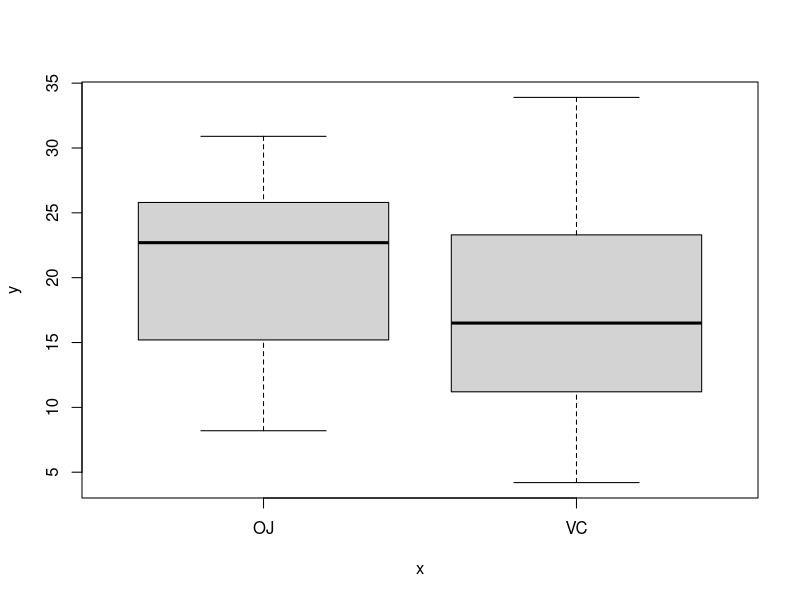
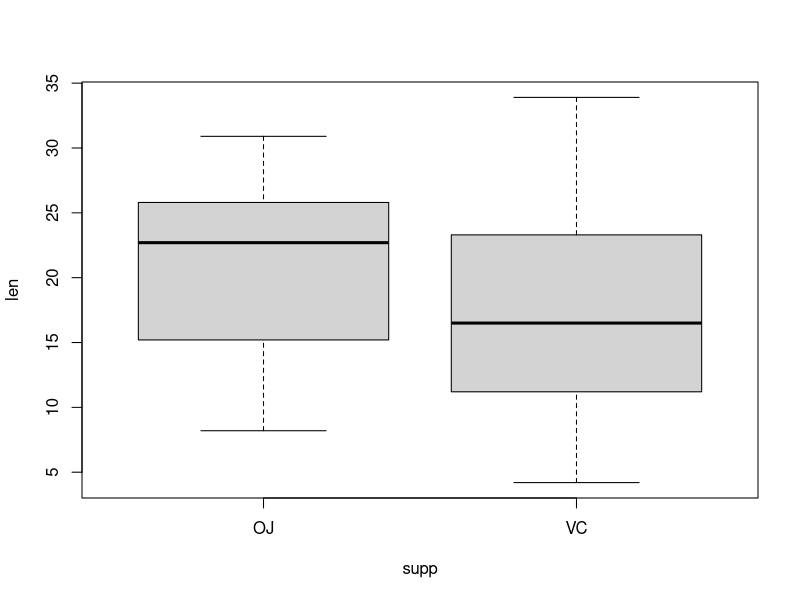

The R source for these figures, in order: (Note: this script raises an error after producing the figures.)
# 绘制箱线图
plot(ToothGrowth$supp, ToothGrowth$len)
boxplot(len ~ supp, data = ToothGrowth)
qplot(ToothGrowth$supp, ToothGrowth$len, geom = "boxplot")
ggplot(ToothGrowth, aes(x = supp, y = len)) + geom_boxplot()

###dose是数值型，必须转化为因子型
library(ggplot2)
boxplot(len ~ supp + dose, data = ToothGrowth)
qplot(interaction(ToothGrowth$supp, ToothGrowth$dose),ToothGrowth$len, geom = "boxplot")
ggplot(ToothGrowth, aes(x = interaction(supp, dose), y = len)) + geom_boxplot()
#result Rplot06.png

#绘制函数图像
curve(x^3 - 5*x, from = -4, to = 4)
#result Rplot07.png

 myfun = function(xvar){
 1/(1+ exp(-xvar +10))
 }
 curve(myfun(x), from = 0, to = 20)
 curve(1 - myfun(x), add = TRUE, col = "red")
 #result Rplot08.png
 
 ggplot(data.frame(x = c(0,20)),aes(x = x)) + stat_function(fun = myfun, geom = "line")
 #result Rplot09.png
